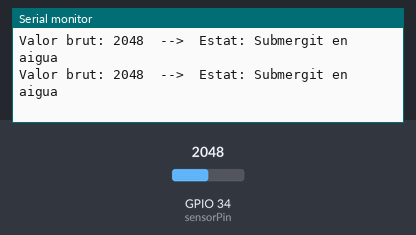
Bench run of a sketch on a simulated ESP32. Parts: the last lines printed to the serial monitor. The test bench sets the inputs (shaded band); at power-on: GPIO 34 (sensorPin) = 2048.

Above: at 3.8 s.
3.9 s: GPIO 34 (sensorPin) set to 1549
At 6.8 s:
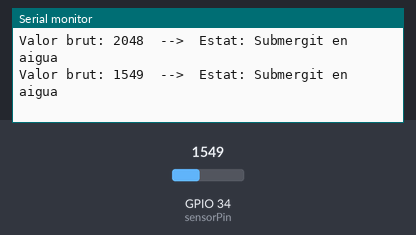
7.8 s: GPIO 34 (sensorPin) set to 1449
At 10.3 s:
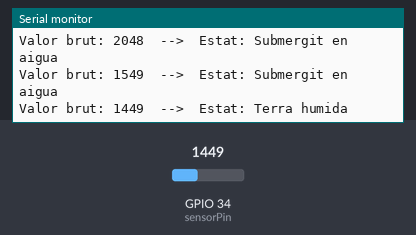
13.5 s: GPIO 34 (sensorPin) set to 319
At 16.1 s:
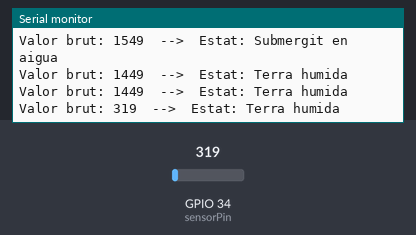
17.4 s: GPIO 34 (sensorPin) set to 275
At 18.4 s:
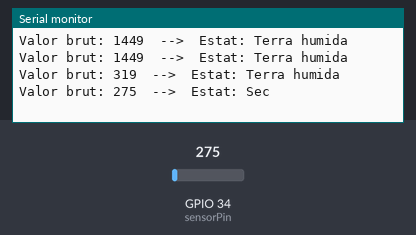

The sketch:

Issue1.ino
```cpp
const int sensorPin = 34;

int sec_max = 300;
int humit_max = 1500;
int submergit_max = 4095;

void setup() {
  Serial.begin(115200);
}

void loop() {
  int value = analogRead(sensorPin);

  if (value < 0) value = 0;
  if (value > 4095) value = 4095;

  Serial.print("Valor brut: ");
  Serial.print(value);
  Serial.print("  -->  Estat: ");

  if (value <= sec_max) {
    Serial.println("Sec");
  }
  else if (value <= humit_max) {
    Serial.println("Terra humida");
  }
  else {
    Serial.println("Submergit en aigua");
  }

  delay(3000);
}
```

Measured:
- the behaviour switches between 1501 and 1500 on GPIO 34 (sensorPin) (found by bisection; images 1 and 2)
- the behaviour switches between 301 and 300 on GPIO 34 (sensorPin) (found by bisection; images 3 and 4)
- after the input at 3.9 s, the serial monitor: prints a new line after 2.1 s (image 1)
- after the input at 7.8 s, the serial monitor: prints a new line after 1.2 s (image 2)
- after the input at 13.5 s, the serial monitor: prints a new line after 1.5 s (image 3)
- after the input at 17.4 s, the serial monitor: prints a new line after 0.60 s (image 4)
